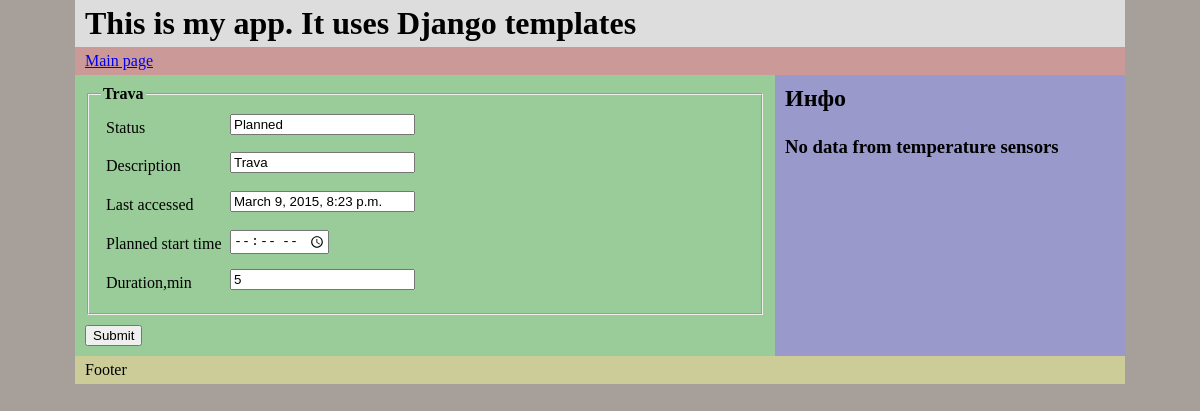
The page /branch/1/ on the database as committed earlier.
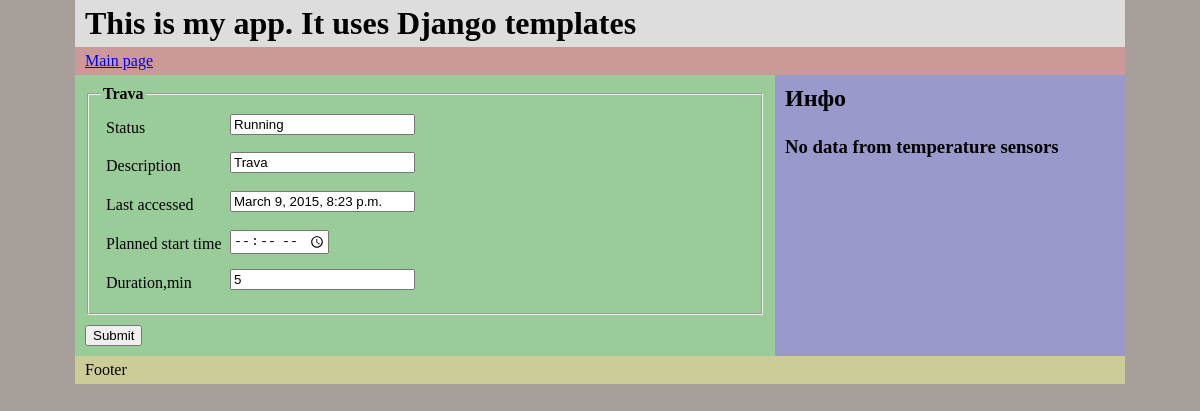
The same page on the database as committed later.
### watering/models.py (models this page shows, shortened)
class Branch(models.Model):
    leg = models.IntegerField(default=-1,max_length=2)
    descr = models.CharField(max_length=30)
    status = models.ForeignKey(Status)
    t_start_plan = models.TimeField(null=True, blank=True)
    t_start_fact = models.TimeField(null=True, blank=True)
    t_end_plan = models.TimeField(null=True, blank=True)
    t_end_fact = models.TimeField(null=True, blank=True)
    duration = models.IntegerField(default=30)
    monday = models.BooleanField(default=False)
    tuesday = models.BooleanField(default=False)
    wednesday = models.BooleanField(default=False)
    thursday = models.BooleanField(default=False)
    friday = models.BooleanField(default=False)
    saturday = models.BooleanField(default=False)
    sunday = models.BooleanField(default=False)
    last_accessed = models.DateTimeField(null=True)

class Status(models.Model):
    name = models.CharField(max_length=15)
    descr = models.CharField(max_length=30)
    def __str__(self):
        return self.descr

### watering/views/watering_view.py (the view)
# urls.py: url(r'^branch/(?P<pk>\d+)/$', BranchDetail.as_view(), name='branch-detail'),
class BranchDetail(DetailView, UpdateView):
    model = Branch
    context_object_name = 'branch'
    template_name = "watering/base_watering_branch_details.html"
    fields = ['descr', 't_start_plan', 'duration']
    def get_object(self):
        object = super(BranchDetail, self).get_object()
        object.last_accessed = timezone.now()
        object.save()
        return object

### templates/watering/base_watering_branch_details.html (shortened to what this page needs)
{% extends "watering/base_watering.html" %}
{% block header %}
    This is my app. It uses Django templates
{% endblock %}
{% block main %}
    <form class="cmxform" action="save" method="post">
        <fieldset>
            <legend>{{ branch.descr }}</legend>
            <ol>
                <li>
                    <label for="id_status">Status</label>
                    <input id="id_status" type="text" value="{{ branch.status }}" readonly="true"/>
                </li>
                <li>
                    <label for="id_descr">Description</label>
                    <input id="id_descr" name="descr" value="{{ branch.descr }}" type="text"/>
                </li>
                <li>
                    <label for="id_last_accessed">Last accessed</label>
                    <input id="id_last_accessed" value="{{ branch.last_accessed }}"/>
                </li>
                <li>
                    <label for="id_t_start">Planned start time</label>
                    <input id="id_t_start" value="{{ branch.t_start_plan }}" type="time"/>
                </li>
                <li>
                    <label for="id_duration">Duration,min</label>
                    <input id="id_duration" name='duration' value="{{ branch.duration }}" type="text"/>
                </li>
            </ol>
        </fieldset>
        <input type="submit" value="Submit"/>
    </form>
{% endblock %}

Rows that differ between the two databases and show on the page:
changed Branch "Trava": status "Planned" → "Running"
